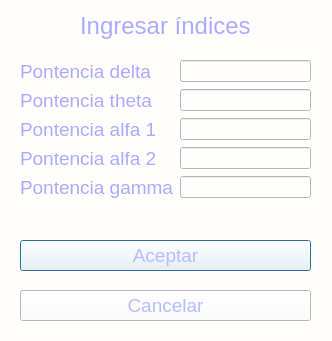
<?xml version="1.0" encoding="UTF-8"?>
<ui version="4.0">
 <class>Dialog</class>
 <widget class="QDialog" name="Dialog">
  <property name="geometry">
   <rect>
    <x>0</x>
    <y>0</y>
    <width>332</width>
    <height>341</height>
   </rect>
  </property>
  <property name="windowTitle">
   <string>Dialog</string>
  </property>
  <property name="styleSheet">
   <string notr="true">background-color: rgb(255, 254, 253);
</string>
  </property>
  <widget class="QLabel" name="label">
   <property name="geometry">
    <rect>
     <x>80</x>
     <y>0</y>
     <width>331</width>
     <height>51</height>
    </rect>
   </property>
   <property name="font">
    <font>
     <family>MS Sans Serif</family>
     <pointsize>18</pointsize>
    </font>
   </property>
   <property name="styleSheet">
    <string notr="true">color: rgb(170, 170, 255);</string>
   </property>
   <property name="text">
    <string>Ingresar índices</string>
   </property>
  </widget>
  <widget class="QWidget" name="formLayoutWidget">
   <property name="geometry">
    <rect>
     <x>20</x>
     <y>60</y>
     <width>291</width>
     <height>161</height>
    </rect>
   </property>
   <layout class="QFormLayout" name="formLayout">
    <item row="0" column="1">
     <widget class="QLineEdit" name="c_delta"/>
    </item>
    <item row="0" column="0">
     <widget class="QLabel" name="label_2">
      <property name="font">
       <font>
        <family>MS Shell Dlg 2</family>
        <pointsize>14</pointsize>
        <weight>50</weight>
        <italic>false</italic>
        <bold>false</bold>
       </font>
      </property>
      <property name="styleSheet">
       <string notr="true">color: rgb(170, 170, 255);
font: 14pt &quot;MS Shell Dlg 2&quot;;</string>
      </property>
      <property name="text">
       <string>Pontencia delta</string>
      </property>
     </widget>
    </item>
    <item row="1" column="0">
     <widget class="QLabel" name="label_3">
      <property name="font">
       <font>
        <family>MS Shell Dlg 2</family>
        <pointsize>14</pointsize>
        <weight>50</weight>
        <italic>false</italic>
        <bold>false</bold>
       </font>
      </property>
      <property name="styleSheet">
       <string notr="true">color: rgb(170, 170, 255);

font: 14pt &quot;MS Shell Dlg 2&quot;;</string>
      </property>
      <property name="text">
       <string>Pontencia theta</string>
      </property>
     </widget>
    </item>
    <item row="1" column="1">
     <widget class="QLineEdit" name="c_theta"/>
    </item>
    <item row="2" column="0">
     <widget class="QLabel" name="label_4">
      <property name="font">
       <font>
        <family>MS Shell Dlg 2</family>
        <pointsize>14</pointsize>
        <weight>50</weight>
        <italic>false</italic>
        <bold>false</bold>
       </font>
      </property>
      <property name="styleSheet">
       <string notr="true">font: 14pt &quot;MS Shell Dlg 2&quot;;
color: rgb(170, 170, 255);</string>
      </property>
      <property name="text">
       <string>Pontencia alfa 1</string>
      </property>
     </widget>
    </item>
    <item row="2" column="1">
     <widget class="QLineEdit" name="c_alfa1"/>
    </item>
    <item row="3" column="0">
     <widget class="QLabel" name="label_5">
      <property name="font">
       <font>
        <family>MS Shell Dlg 2</family>
        <pointsize>14</pointsize>
        <weight>50</weight>
        <italic>false</italic>
        <bold>false</bold>
       </font>
      </property>
      <property name="styleSheet">
       <string notr="true">color: rgb(170, 170, 255);
font: 14pt &quot;MS Shell Dlg 2&quot;;
</string>
      </property>
      <property name="text">
       <string>Pontencia alfa 2</string>
      </property>
     </widget>
    </item>
    <item row="3" column="1">
     <widget class="QLineEdit" name="c_alfa2"/>
    </item>
    <item row="4" column="0">
     <widget class="QLabel" name="label_6">
      <property name="font">
       <font>
        <family>MS Shell Dlg 2</family>
        <pointsize>14</pointsize>
        <weight>50</weight>
        <italic>false</italic>
        <bold>false</bold>
       </font>
      </property>
      <property name="styleSheet">
       <string notr="true">color: rgb(170, 170, 255);
font: 14pt &quot;MS Shell Dlg 2&quot;;
</string>
      </property>
      <property name="text">
       <string>Pontencia gamma</string>
      </property>
     </widget>
    </item>
    <item row="4" column="1">
     <widget class="QLineEdit" name="c_gamma"/>
    </item>
   </layout>
  </widget>
  <widget class="QPushButton" name="aceptar">
   <property name="geometry">
    <rect>
     <x>20</x>
     <y>240</y>
     <width>291</width>
     <height>31</height>
    </rect>
   </property>
   <property name="font">
    <font>
     <pointsize>14</pointsize>
    </font>
   </property>
   <property name="styleSheet">
    <string notr="true">color: rgb(183, 188, 255);
</string>
   </property>
   <property name="text">
    <string>Aceptar</string>
   </property>
  </widget>
  <widget class="QPushButton" name="cancelar">
   <property name="geometry">
    <rect>
     <x>20</x>
     <y>290</y>
     <width>291</width>
     <height>31</height>
    </rect>
   </property>
   <property name="font">
    <font>
     <pointsize>14</pointsize>
    </font>
   </property>
   <property name="styleSheet">
    <string notr="true">color: rgb(183, 188, 255);
</string>
   </property>
   <property name="text">
    <string>Cancelar</string>
   </property>
  </widget>
 </widget>
 <resources/>
 <connections/>
</ui>
